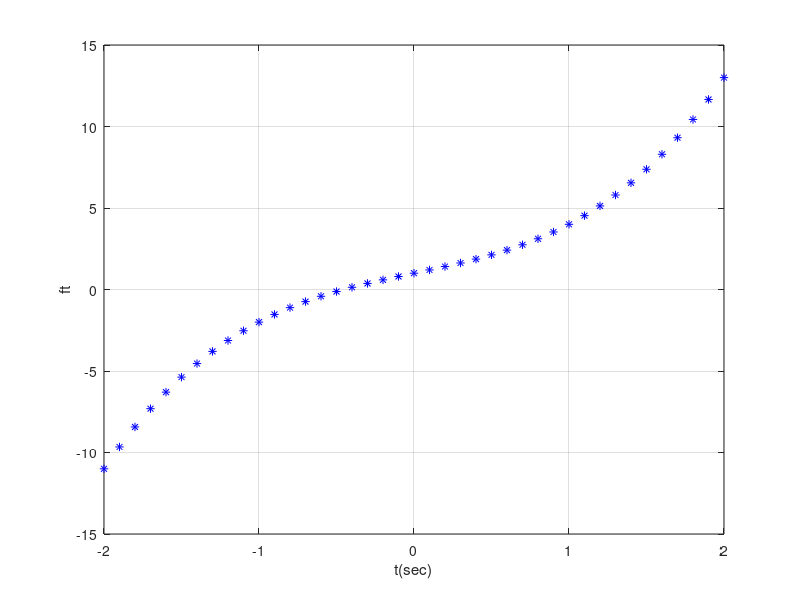

The MATLAB script that drew this image:
%f(x)=x^3+2x+1 fonk. kökünü grafik yöntemiyle kabaca çözünüz.
clear all; close all; clc;
for t=-2:0.1:2
    ft=t^3+2*t+1;
    plot(t,ft,'b*')
    hold on;
end
grid on;
xlabel('t(sec)');
ylabel('ft');